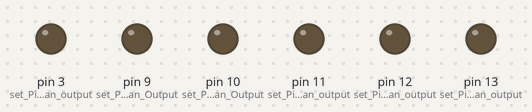
A sketch run on a simulated Arduino Uno, built with avr-gcc and run on an emulated ATmega328P. Shown: output pins drawn as LEDs (lit = HIGH). Random numbers use the default seed unless the sketch sets one.

Above: at 0.1 s.
At 39.62 s:
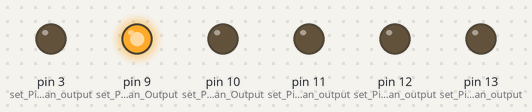
Timing chart, 0 to 40.0 s (numbered marks = the images above):
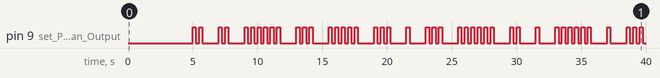

Measured:
- by itself, pin 9 (set_Pin_9_as_an_Output): LOW → HIGH at 5.0 s, → LOW 0.25 s later, → HIGH 0.25 s later, → LOW 0.25 s later, … (88 changes in this stretch)

The sketch:

1_BlinkingLights.ino
```cpp
int randomNumber = 0;     // Global Variable for Random Number

void setup() {
  pinMode(13, OUTPUT);    // set Pin 13 as an output
  pinMode(11, OUTPUT);    // set Pin 11 as an output
  pinMode(12, OUTPUT);    // set Pin 12 as an output
  pinMode(3, OUTPUT);     // set Pin 3 as an output

  pinMode(9, OUTPUT);     // set Pin 9 as an Output
  pinMode(10, OUTPUT);    // set Pin 10 as an Output
}

void loop() {
  delay(5000);            // Wait for 5 seconds
  blinkingLights();     // Perform Blinking Lights Pattern
}

void ON(){
  digitalWrite(9, HIGH);  // Set Pin 9 to HIGH = ON
  digitalWrite(10, LOW);  // Set Pin 10 to LOW = OFF
}
void OFF() {
  digitalWrite(9, LOW);   // Set Pin 9 to LOW = OFF
  digitalWrite(10, LOW);  // Set Pin 10 to LOW = OFF
}

// Blinking lights function - flashes the LED a random number of times with a set interval
void blinkingLights() {
  int randomNumber = 0;               // Initialize randomNumber to 0

  while(true){                        // Create an infinite loop to keep flashing
    randomNumber = random(1, 7);      // Generate a random number between 1 and 6

    for(int i = 0; i < randomNumber; i++){  // Loop to flash LED 'randomNumber' times
      ON();                           // Turn the LED ON
      delay(250);                     // Wait for 250 milliseconds
      OFF();                          // Turn the LED OFF
      delay(250);                     // Wait for 250 milliseconds
    }
    delay(1000);                      // Wait for 1 second before the next random pattern
  }
}
```
